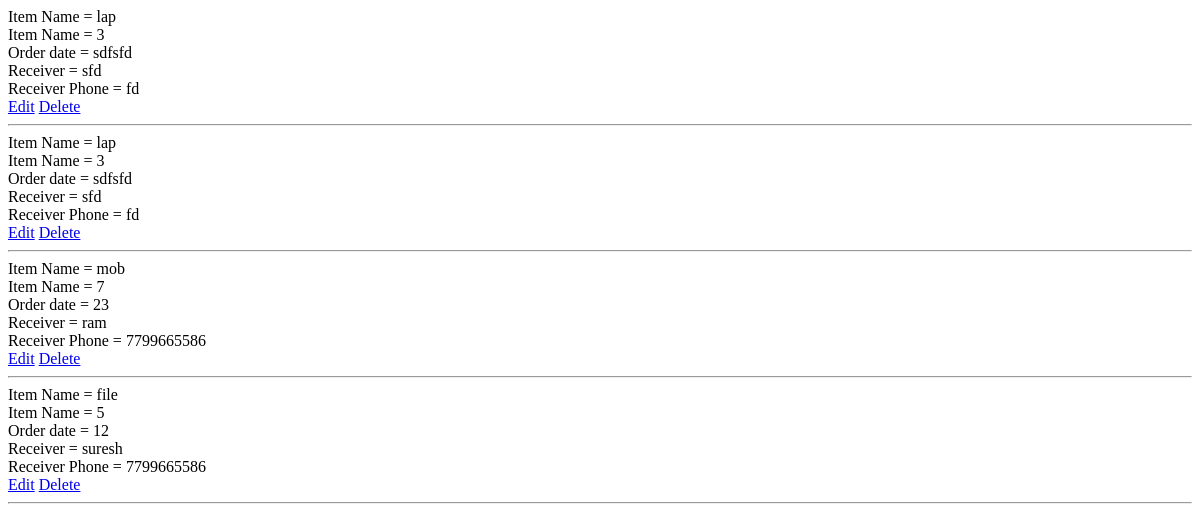
The page /list_items on the database as committed earlier.
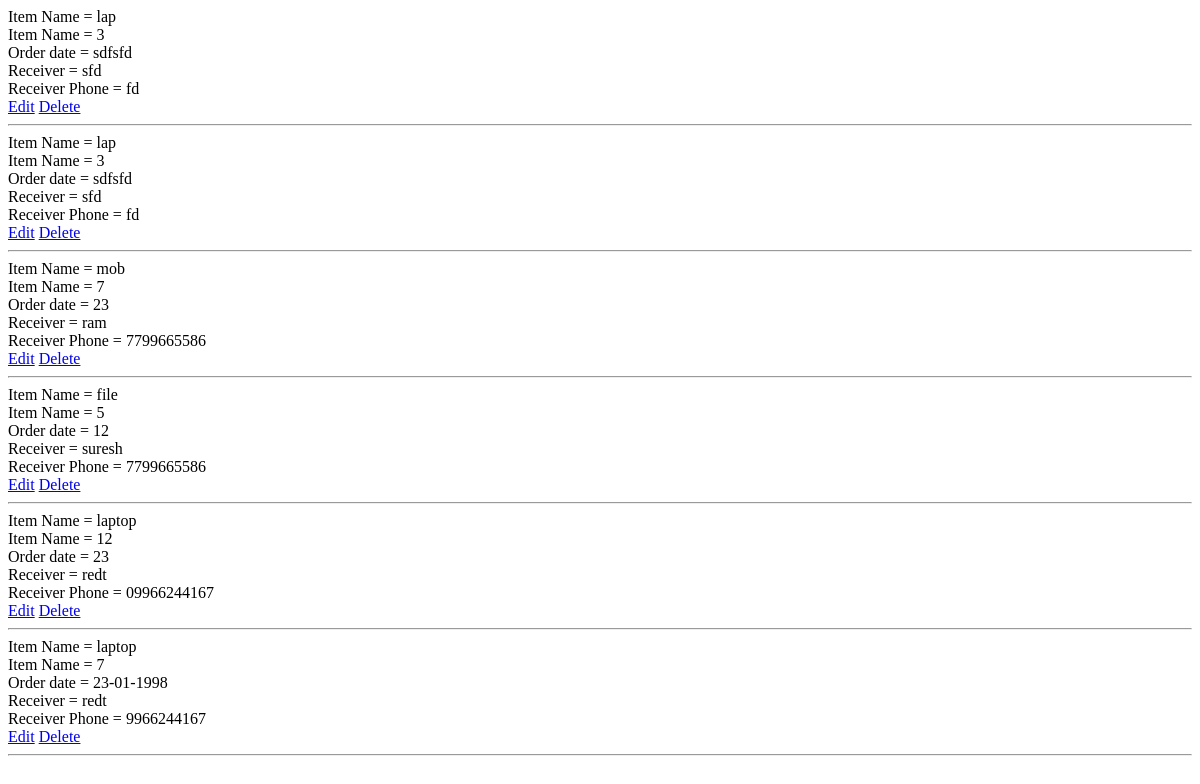
The same page on the database as committed later.
### tables this page shows
CREATE TABLE itemdetails ( id INTEGER PRIMARY KEY AUTOINCREMENT ,name text, weight text, date text, receiver text, receiver_phone text);

### app.py (the view)
@app.route('/list_items')
def list_items():
    with sqlite3.connect('database.db') as con:
        con.row_factory = sqlite3.Row
        cur = con.cursor()
        cur.execute('select * from itemdetails')
        row = cur.fetchall()
    print(row)
    return render_template('list_items.html', row=row)

### templates/list_items.html (shortened to what this page needs)
<!DOCTYPE html>
<html lang="en">
<head>
</head>
<body>
{% for i in row %}
Item Name = {{i.name}}<br>
Item Name = {{i.weight}}<br>
Order date = {{i.date}}<br>
Receiver = {{i.receiver}}<br>
Receiver Phone = {{i.receiver_phone}}<br>
<a href="/edit_item/{{i.id}}">Edit</a>
<a href="/delete_item">Delete</a><hr>
{% endfor %}
</body>
</html>

Rows that differ between the two databases and show on the page:
added itemdetails: name "laptop", weight "12", date "23", receiver "redt", receiver_phone "09966244167"
added itemdetails: name "laptop", weight "7", date "23-01-1998", receiver "redt", receiver_phone "9966244167"
